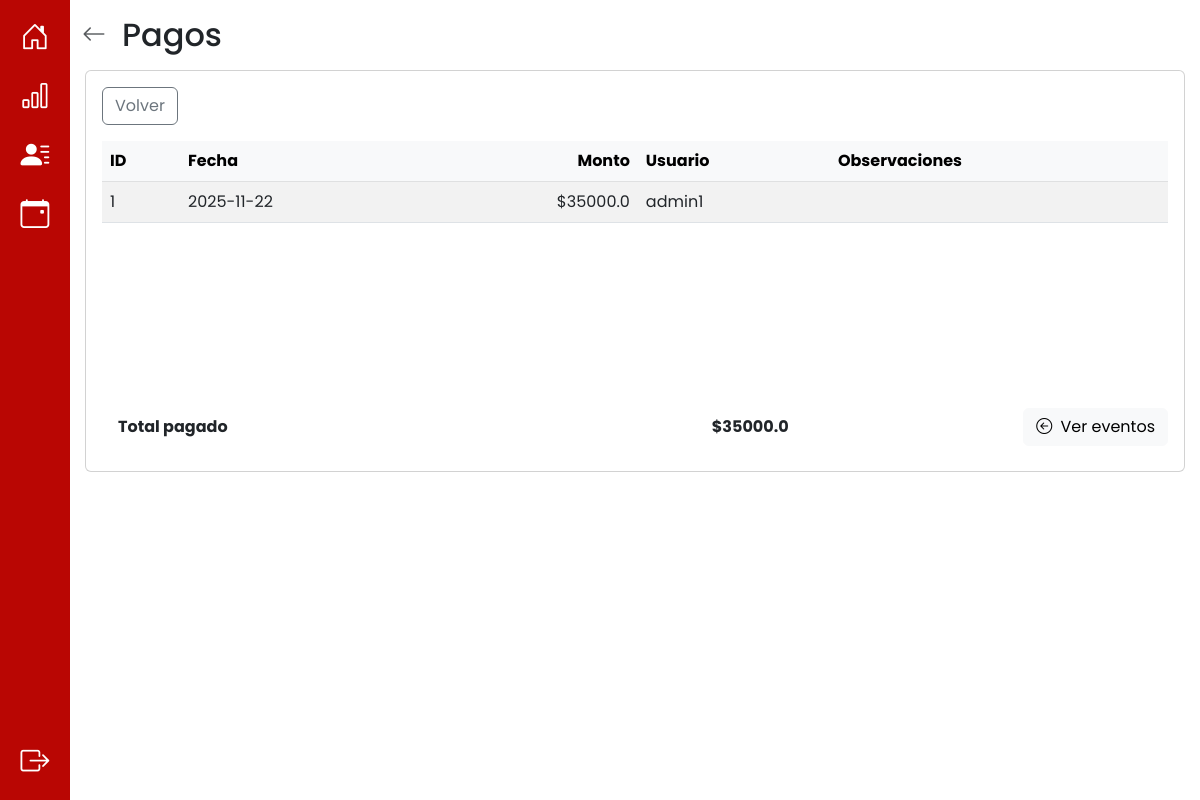
The app's page /ingresos/pagos/1 (signed in), older data.
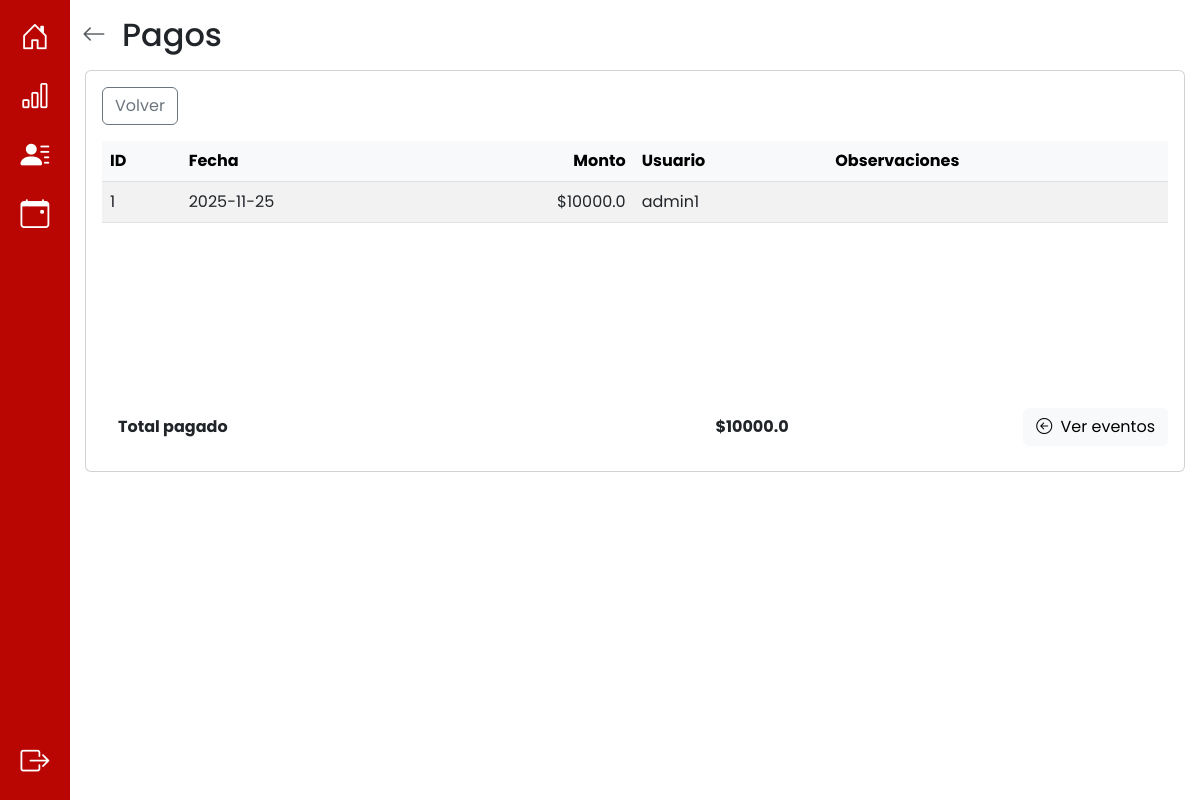
The same page, newer data.
### app/models.py (models this page shows, shortened)
class Pago(db.Model):
    __tablename__ = 'pago'
    id_pago = db.Column(db.Integer, primary_key=True, autoincrement=True)
    id_evento = db.Column(db.Integer, db.ForeignKey('evento.id_evento'), nullable=False)
    monto_pago = db.Column(db.Numeric(10, 2), nullable=False)
    fecha = db.Column(db.Date, nullable=False)
    usuario_creacion = db.Column(db.String(10), db.ForeignKey('cuenta.nombre_usuario'), nullable=False)
    evento = db.relationship('Evento', back_populates='pagos')
    usuario = db.relationship('Cuenta', back_populates='pagos')
    auditorias_pago = db.relationship('AuditoriaPago', back_populates='pago', cascade="all, delete-orphan")

### app/routes/ingresos_routes.py (the view)
@ingresos_bp.route("pagos/<int:id_evento>")
def pagos(id_evento):
    try:
        evento = Evento.query.get(id_evento)
        if not evento:
            raise ValueError("No se encontró el evento buscado")
        pagos = evento.pagos
        return render_template('pagos.html', pagos = pagos, id_evento = id_evento)
    except Exception as e:
        return render_template("pagos.html", mensaje=f"Error al cargar eventos {str(e)}")

### app/models.py (called while the page is built)
    def es_administrador(self):
        return Administrador.query.filter_by(nombre_usuario=self.nombre_usuario).first() is not None

### app/templates/pagos.html (shortened to what this page needs)
{% extends 'base.html' %}
{% block content %}
<div class="container py-3">
  <div class="d-flex align-items-center mb-3">
    <a href="{{ url_for('eventos_bp.eventos') }}" class="text-muted me-3" aria-label="Volver">
      <i class="bi bi-arrow-left fs-4"></i>
    </a>
    <div>
      <h2 class="m-0">Pagos</h2>
    </div>
  </div>
  <div class="d-flex justify-content-center">
    <div class="card w-100" style="max-width:1100px;">
      <div class="card-body d-flex flex-column" style="min-height:50vh;">
        <div class="row mb-3">
          <div class="col-12 d-flex justify-content-between align-items-center">
            <div>
              <a href="{{ url_for('ingresos.ingresos') }}" class="btn btn-outline-secondary">Volver</a>
            </div>
          </div>
        </div>
        <div class="row flex-grow-1 mb-3">
          <div class="col-12">
            <div style="max-height:48vh; overflow:auto;">
              <table class="table table-striped table-hover mb-0">
                <thead class="table-light position-sticky top-0" style="z-index:1;">
                  <tr>
                    <th>ID</th>
                    <th>Fecha</th>
                    <th class="text-end">Monto</th>
                    <th>Usuario</th>
                    <th>Observaciones</th>
                  </tr>
                </thead>
                <tbody>
                  {% if pagos %}
                    {% for pago in pagos %}
                    <tr>
                      <td>{{ pago.id_pago }}</td>
                      <td>{{ pago.fecha }}</td>
                      <td class="text-end">${{ pago.monto_pago | float | round(2) }}</td>
                      <td>{{ pago.usuario_creacion }}</td>
                      <td>{{ pago.observaciones if pago.observaciones is defined else '' }}</td>
                    </tr>
                    {% endfor %}
                  {% else %}
                    <tr>
                      <td colspan="5" class="text-center py-4">No hay pagos registrados para este evento.</td>
                    </tr>
                  {% endif %}
                </tbody>
              </table>
            </div>
          </div>
        </div>
        <div class="row">
          <div class="col-md-8 d-flex flex-column justify-content-center">
            <div class="section-card p-3">
              <div class="d-flex justify-content-between">
                <div>
                  <strong>Total pagado</strong>
                </div>
                <div>
                  {% set total = pagos | sum(attribute='monto_pago') if pagos else 0 %}
                  <strong>${{ total | float | round(2) }}</strong>
                </div>
              </div>
            </div>
          </div>
          <div class="col-md-4 d-flex justify-content-end align-items-center">
            <a href="{{ url_for('eventos_bp.eventos') }}" class="btn btn-light ms-2">
              <i class="bi bi-arrow-left-circle me-1"></i> Ver eventos
            </a>
          </div>
        </div>
      </div>
    </div>
  </div>
</div>
{% endblock %}

Row changes from the older to the newer data that the page shows:
changed Pago "admin1": fecha "2025-11-22" → "2025-11-25"; monto_pago "35000.0" → "10000.0"
Text that changed along with them:
{{ total | float | round(2) }}: "35000.0" → "10000.0"
